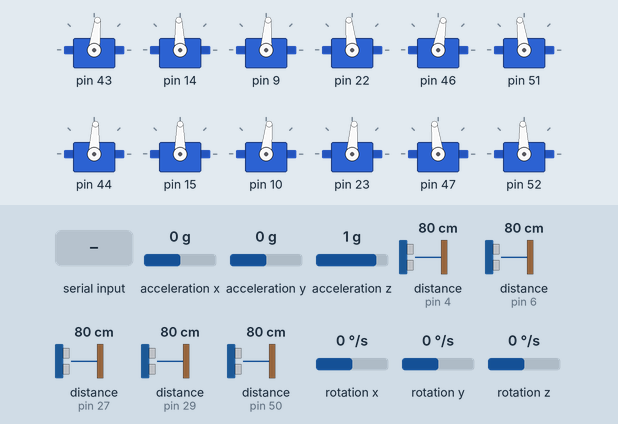
Bench run of a program on a simulated Arduino Mega 2560, built with avr-gcc and run on an emulated ATmega2560. Parts: 12 × servo. Wiring (inferred from the names in the program): 4 × ultrasonic range finder: trigger pin 7, echo pin 6 / trigger pin 26, echo pin 27 / trigger pin 28, echo pin 29 / trigger pin 49, echo pin 50. The inputs (shaded band) are chosen by the test bench; at power-on: acceleration x 0 g, acceleration y 0 g, acceleration z 1 g, distance to the obstacle (sensors on pin 4, pin 6, pin 27, pin 29, pin 50) 80 cm, rotation x 0 °/s, rotation y 0 °/s, rotation z 0 °/s. The echo pulse lasts 58.3 µs per cm; what the program prints to the serial monitor is not drawn.

Above: at 5.3 s.
5.4 s: "<90,45,200>" received over the second serial link
At 5.88 s:
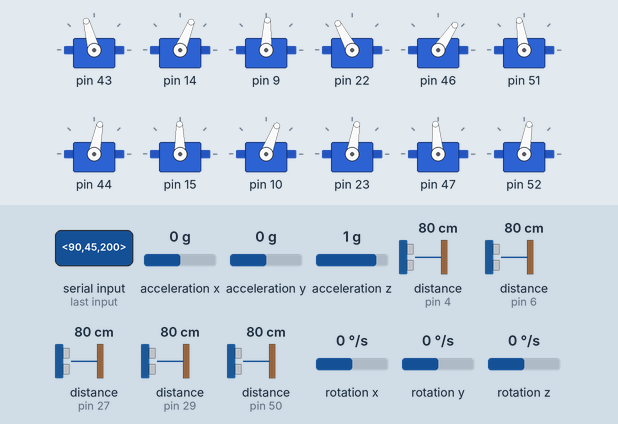
8.4 s: acceleration x set to -1.4 g
At 9.3 s:
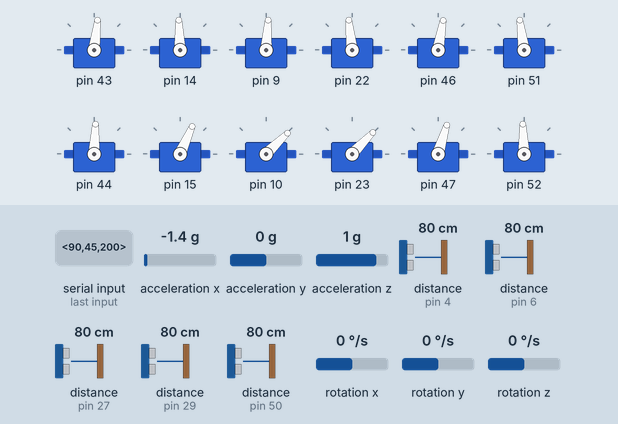
10.3 s: "<90,45>" received over the second serial link
At 10.87 s:
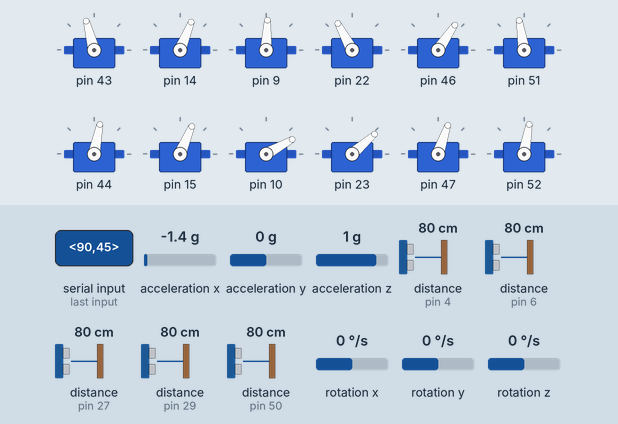
13.3 s: acceleration x set to -0.3 g
16.1 s: acceleration x set to -0.1 g
17.6 s: "<30,150,10>" received over the second serial link
At 18.39 s:
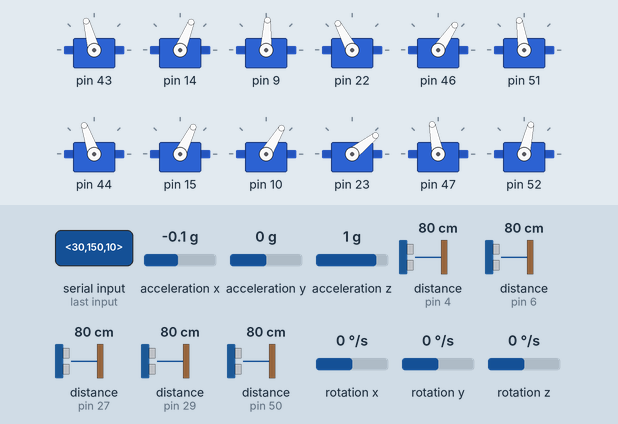
Timing chart, 0 to 21.6 s (numbered marks = the images above; inputs shaded):
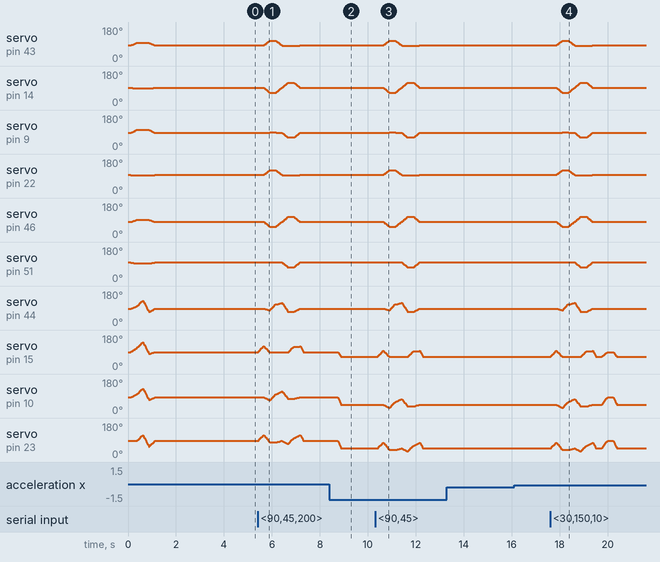

Measured:
- after the input at 5.4 s, servo on pin 9: 86° → 87° after 0.38 s, → 88° 0.12 s later, → 87° 0.28 s later, → 86° 0.12 s later, … (26 changes in this stretch); servo on pin 51: 98° → 99° after 0.38 s, → 100° 0.12 s later, → 99° 0.28 s later, → 98° 0.12 s later, … (26 changes in this stretch)
- after the input at 8.4 s, servo on pin 15: 90° → 66° after 0.34 s; servo on pin 10: 84° → 44° after 0.34 s; servo on pin 23: 86° → 46° after 0.34 s; servo on pin 47: 97° → 73° after 0.34 s
- after the input at 10.3 s, servo on pin 9: 86° → 87° after 0.47 s, → 88° 0.12 s later, → 87° 0.28 s later, → 86° 0.12 s later, … (26 changes in this stretch); servo on pin 51: 98° → 99° after 0.47 s, → 100° 0.12 s later, → 99° 0.28 s later, → 98° 0.12 s later, … (26 changes in this stretch)
- after the input at 13.3 s, every drawn part: stays the same
- after the input at 16.1 s, every drawn part: stays the same
- after the input at 17.6 s, servo on pin 9: 86° → 87° after 0.38 s, → 88° 0.12 s later, → 87° 0.28 s later, → 86° 0.12 s later, … (26 changes in this stretch); servo on pin 51: 98° → 99° after 0.38 s, → 100° 0.12 s later, → 99° 0.28 s later, → 98° 0.12 s later, … (26 changes in this stretch)

The program:

main.cpp
```cpp
/**
 *  @file    main.cpp
 *  @author  Manuel Bojato (KingDarBoja)
 *  @date    X/XX/XXXX
 *  @version 1.0
 *
 *  @brief Hexapod Development Main Code, Electronic Engineering Final Project
 *
 *  @section DESCRIPTION
 *
 *  Program used to execute movements of a six legged robot or "Hexapod"
 *  (Lynxmotion AH3-R - 18 servos) from char inputs obtained by serial port
 *  (wireless / wired) communication from a remote computer.
 *
 *  The program uses five ultrasonic sensors (HC-SR04) for obstacle detection,
 *  whose values are sent through serial com to the remote computer.
 *
*/

// ARDUINO MAIN LIBRARY
#include <Arduino.h>

// LIBRARIES
#include <Wire.h>
#include <HexCalibrator.h>
#include <Kalman.h>

// Include external files
extern double gyroMeasureLoop();
extern void gyroMeasureSetting();
extern void gyroCalibrationLoop();
extern void gyroCalibrationSetting();
extern void servoAttachment();
extern void WakeUp();
extern void Parche();
extern void TurnRightSoft(double var_angle);
extern void TurnLeftSoft(double var_angle);
extern void ForwardTripodGait();
extern void PitchWalkingUp();
extern void PitchWalkingDown();
extern void ForwardWaveGait();

// Calculate based on max input size expected for one command
#define INPUT_SIZE 8

// Variables for serial reading.
const byte numChars = 8;
char receivedChars[numChars];
// temporary array for use when parsing
char tempChars[numChars];

// variables to hold the parsed data
char messageFromPC[numChars] = {0};
int integerFromPC = 0;

boolean newData = false;

//============

// Declare bool variable to check if the hexapod has performed 'WakeUp' Action.
bool awake = false;
bool slope = false;
double result = 0.0;

// unsigned long init_time, end_time, elapsed;

// Declare string variables for the ultrasonic measures.
String stringFX = "0", stringLD = "0", stringRD = "0", stringLX = "0", stringRX = "0";
String msg = "0:0:0:0:0:0:0"; // string to be sent, default.

// ULTRASONIC SENSOR TRIGGER AND ECHO PINS (TP / EP)
// F - Front, L - Left, R - Right, D - Diagonal, X - Side
const int TP_FX = 28, EP_FX = 29,
          TP_LD = 5,  EP_LD = 4,
          TP_RD = 26, EP_RD = 27,
          TP_LX = 7,  EP_LX  = 6,
          TP_RX = 49, EP_RX  = 50;

/**
    Applies PWM to the specified trigger pin, measure the echo and returns
    the converted centimeter value.

    @param TriggerPin The assigned ultrasonic trigger pin.
    @param EchoPin The assigned ultrasonic echo pin.
    @return Centimeter measure of sensor.
*/
int ping(int TriggerPin, int EchoPin)
{
   long duration, distanceCm;

   // In order to generate a clean pulse, set-up LOW at 4us.
   digitalWrite(TriggerPin, LOW);
   delayMicroseconds(4);

   // Generate Trigger (shot) of 10us
   digitalWrite(TriggerPin, HIGH);
   delayMicroseconds(10);
   digitalWrite(TriggerPin, LOW);

   // Measure of time between pulses on microseconds.
   duration = pulseIn(EchoPin, HIGH);

   // Distance conversion to cm.
   distanceCm = duration * 10 / 292/ 2;
   return distanceCm;
}

/*
// ===================== HEXAPOD CALIBRATOR ROUTINE =====================
// Uncomment this code block (place '/' at the opening comment tag)
// in order to enable hexapod calibrator routine.
// Note: The other code-blocks are labeled like this one.
HexCalibrator hexcal(82, 87, 90, 92, 92, 89, 86, 84, 93, 96, 86, 104, 80, 97, 88, 98, 92, 83);
//*/

/**
    Limit to '100' ultrasonic processed data in order to make it work for the
    remote computer algorythm.

    @param mvalue proccesed value from ultrasonic measure.
    @return mvalue limited value based on the specified limit.
*/
int limitValue(int mvalue)
{
  if (mvalue > 100 || mvalue < 1) {
    mvalue = 100;
  }
  return mvalue;
}

//============

void recvWithStartEndMarkers() {
    static boolean recvInProgress = false;
    static byte ndx = 0;
    char startMarker = '<';
    char endMarker = '>';
    char rc;

    while (Serial1.available() > 0 && newData == false) {
        rc = Serial1.read();

        if (recvInProgress == true) {
            if (rc != endMarker) {
                receivedChars[ndx] = rc;
                ndx++;
                if (ndx >= numChars) {
                    ndx = numChars - 1;
                }
            }
            else {
                receivedChars[ndx] = '\0'; // terminate the string
                recvInProgress = false;
                ndx = 0;
                newData = true;
            }
        }

        else if (rc == startMarker) {
            recvInProgress = true;
        }
    }
}

//============

void parseData() {      // split the data into its parts
    char * strtokIndx; // this is used by strtok() as an index

    strtokIndx = strtok(tempChars,"&");      // get the first part - the string
    strcpy(messageFromPC, strtokIndx); // copy it to messageFromPC

    strtokIndx = strtok(NULL, "&"); // this continues where the previous call left off
    integerFromPC = atoi(strtokIndx);     // convert this part to an integer
}

//============

// Setup code to run once.
void setup() {
  // Start the communication at the serial ports.
  Serial1.begin(9600);
  Serial.begin(9600);

  // Pin assigment of every servo of the hexapod.
  // In order to edit it, open the movements.cpp file.
  servoAttachment();

  /*
  // ======================= GYROSCOPE CALIBRATION =======================
  // Enables the gyroscope calibration setup. If the MPU6050 needs to be calibrated,
  // you must uncomment the code block labeled like this.
  gyroCalibrationSetting();
  //*/

  //*
  // ======================= GYROSCOPE MEASUREMENT =======================
  // Enables the gyroscope measurement setup. It will test the sensor connection
  // and get starting angles if succesful.
  gyroMeasureSetting();
  //*/

  /*
  // ===================== HEXAPOD CALIBRATOR ROUTINE =====================
  hexcal.HexPawPin(43, 44, 45, 14, 15, 16, 9, 10, 11, 22, 23, 24, 46, 47, 48, 51, 52, 53);
  //*/

  //*
  // ===================== ULTRASONIC MEASURE =====================
  // Enables all the ultrasonic sensors for obstacle measurement.
  // Warning: Not connected sensors will heavily slow down the code.
  pinMode(TP_FX, OUTPUT);
  pinMode(TP_RD, OUTPUT);
  pinMode(TP_LD, OUTPUT);
  pinMode(TP_RX , OUTPUT);
  pinMode(TP_LX , OUTPUT);
  pinMode(EP_FX, INPUT);
  pinMode(EP_RD, INPUT);
  pinMode(EP_LD, INPUT);
  pinMode(EP_LX , INPUT);
  pinMode(EP_RX , INPUT);
  //*/
  if (awake == false) {
    WakeUp();
    Parche();
    awake = true;
  }
  delay(3000);
  slope = false;
}

// put your main code here, to run repeatedly:
void loop() {
  /*
  // ===================== HEXAPOD CALIBRATOR ROUTINE =====================
  hexcal.ServoCalibrator();
  //*/

  /*
  // ======================= GYROSCOPE CALIBRATION =======================
  gyroCalibrationLoop();
  //*/

  // delay(200);
  //*
  // ========================= HEXAPOD ACTIONS =========================
  // The remote computer will receive the message string and make computational
  // calculus to output a single char. It will be received via serial port,
  // and the board will execute a movement based on that char.

  // New comm protocol here.
  if (result > 2.0 && slope == false) {
    PitchWalkingUp();
    slope = true;
  } else if ((result > -2.0 && result < 2.0) && slope == true) {
    Parche();
    slope = false;
  } else if (result < -2.0 && slope == false) {
    PitchWalkingDown();
    slope = true;
  }
  delay(100);
  recvWithStartEndMarkers();
  if (newData == true) {
    strcpy(tempChars, receivedChars);
    // this temporary copy is necessary to protect the original data
    // because strtok() used in parseData() replaces the commas with \0
    parseData();
    // Execute movements based on input command: <REV&###>.
    if (integerFromPC <= 15.00 && integerFromPC >= -15.00) {
      ForwardTripodGait();
      Serial1.println("|ACK|");
    } else {
      signed int n_total = round(integerFromPC * 2.5);
      do {
        if (n_total > 60) {
          for (int i = 0; i < n_total / 60; i++) {
            TurnLeftSoft(60);
            n_total -= 60;
            // Serial.println(n_total);
          }
        } else if (n_total > 0 && n_total <= 60) {
          TurnLeftSoft(n_total);
          n_total = 0;
          // Serial.println(n_total);
        } else if (n_total < -60) {
          for (int i = -1; i >= n_total / 60; i--) {
            TurnLeftSoft(-60);
            n_total += 60;
            // Serial.println(n_total);
          }
        } else if (n_total >= -60 && n_total < 0) {
            TurnLeftSoft(n_total);
            n_total = 0;
            // Serial.println(n_total);
        }
      } while (n_total != 0);
      Serial1.println("|ACK|");
    }
    newData = false;
  } else {
    //*
    // ======================= GYROSCOPE MEASUREMENT =======================
    // Measure raw data from sensor and print the processed data.
    result = round(gyroMeasureLoop());
    //*/

    //*
    // ========================= ULTRASONIC MEASURE =========================
    // Checking the values of Ultrasonic sensor and storing them into int variables.
    int cm_FX = ping(TP_FX, EP_FX);
    int cm_RD = ping(TP_RD, EP_RD);
    int cm_LD = ping(TP_LD, EP_LD);
    int cm_RX  = ping(TP_RX , EP_RX );
    int cm_LX  = ping(TP_LX , EP_LX );

    // Conversion from int to string in order to send the package through serial port
    stringFX =  String(limitValue(cm_FX));
    stringRD =  String(limitValue(cm_RD));
    stringLD =  String(limitValue(cm_LD));
    stringRX =  String(limitValue(cm_RX));
    stringLX =  String(limitValue(cm_LX));

    // Message string to be send
    msg = "MSG:" + stringFX + ":" + stringLD + ":" + stringRD + ":" + stringLX + ":" + stringRX + ":" + String(result);
    Serial1.println(msg);
    delay(100);
    //*/
  }

  //*/
}
```

Source omitted: gyroscope.cpp (8913 bytes), movements.cpp (15519 bytes)
